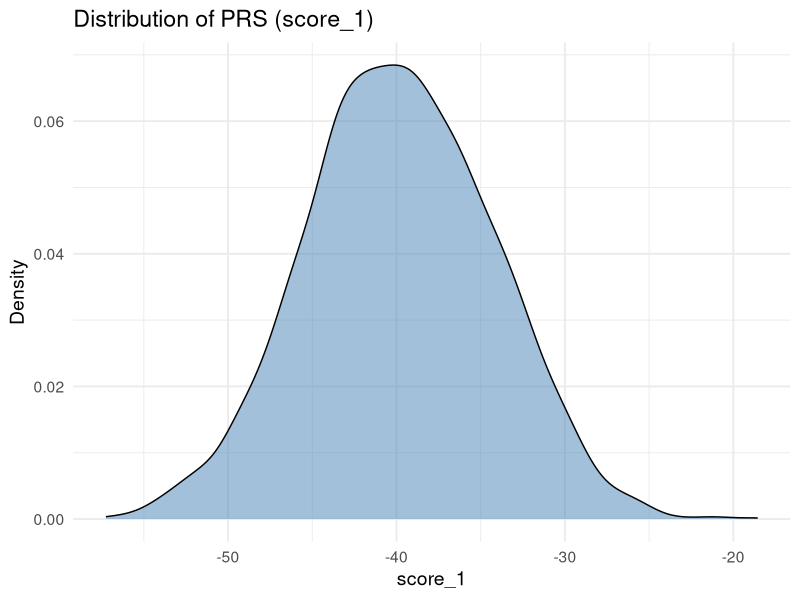
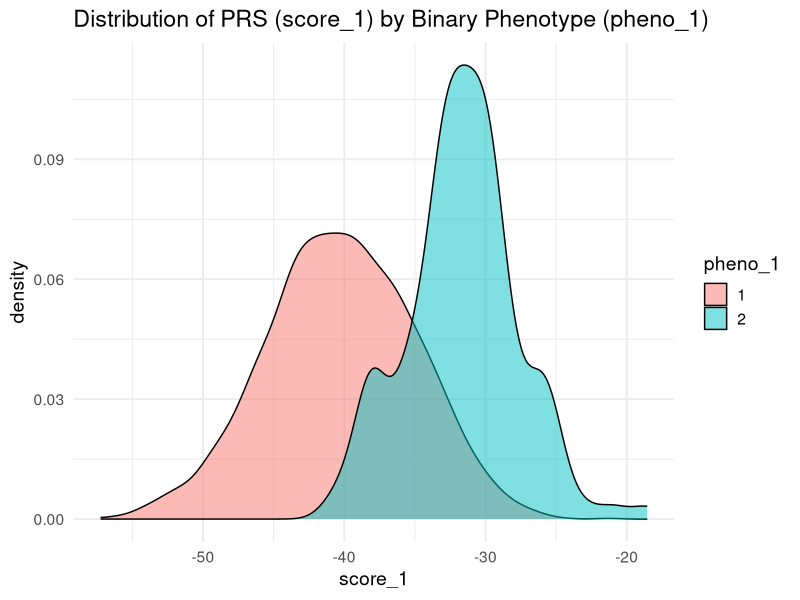
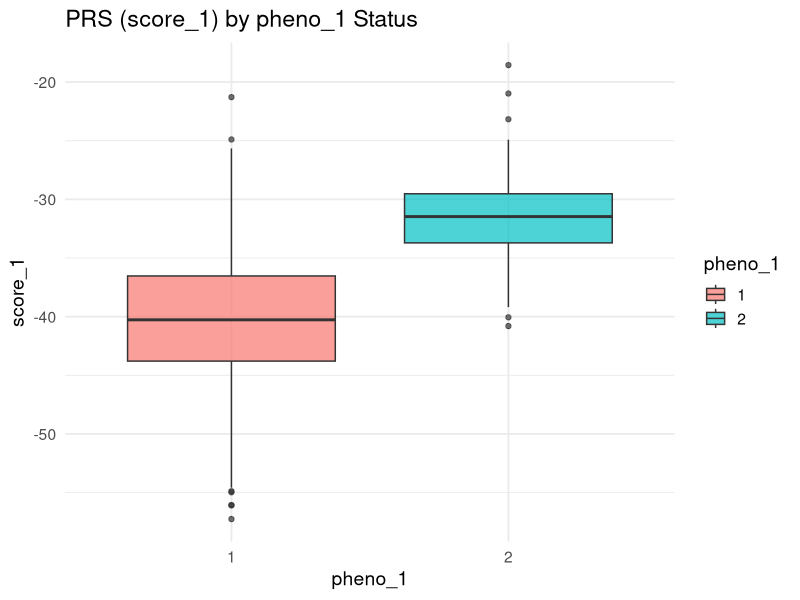
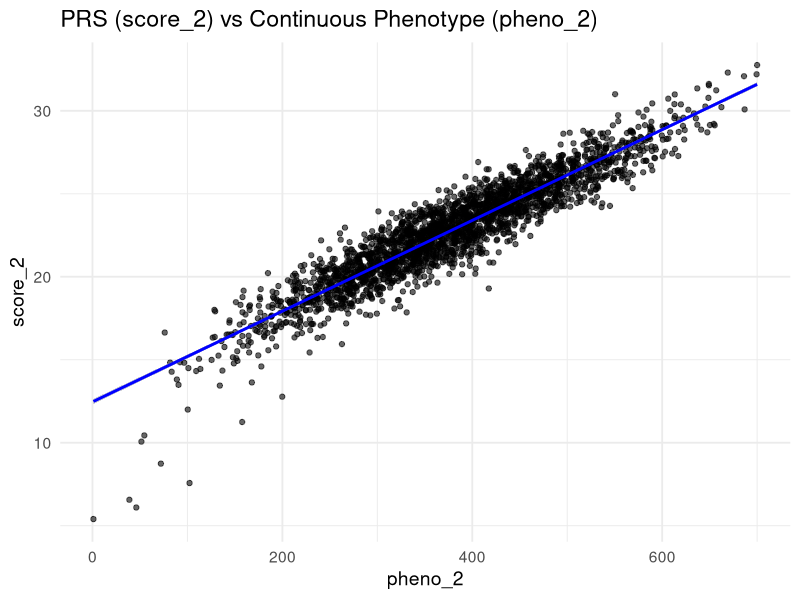
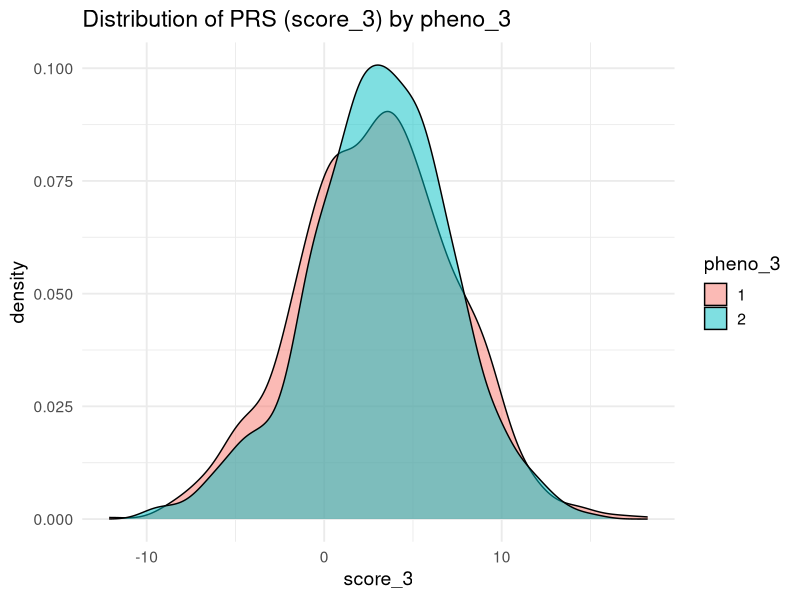
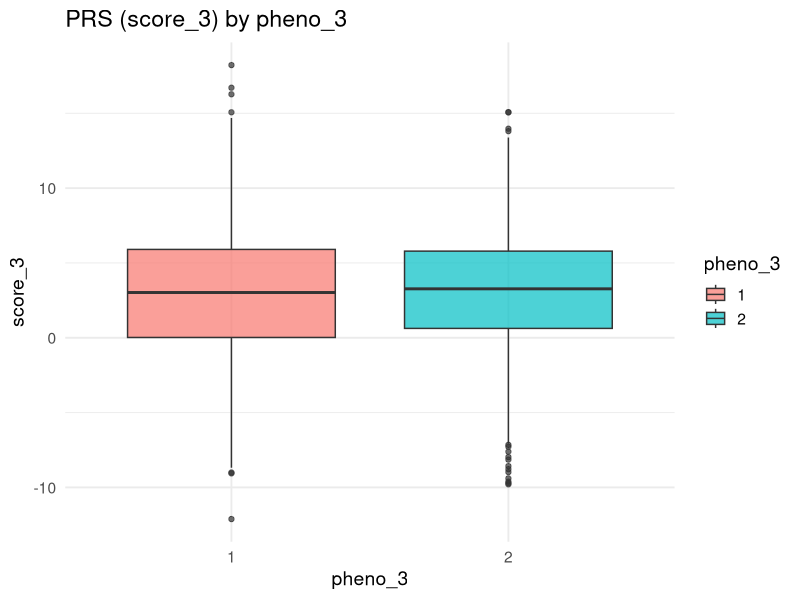
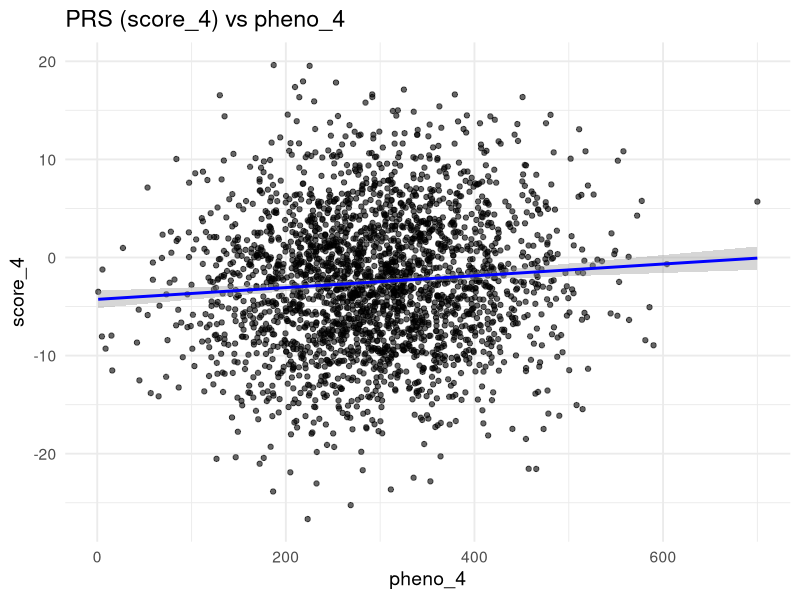

Write R code to recreate these figures, in order.
## ---- chunk 1
# Load necessary libraries
library(ggplot2)
library(dplyr)
library(readr)

# Set a clean theme for all plots
theme_set(theme_minimal(base_size = 14))
## ---- chunk 2
# Read PRS scores and phenotypes
scores <- read_csv("data/scores.txt")
phenos <- read_table("data/phenotypes.txt")

# Check data structure
head(scores)
head(phenos)

# Merge datasets by sample ID
merged <- inner_join(scores, phenos, by = c("sample" = "IID"))

# Check merged dataset
glimpse(merged)
## ---- chunk 3
ggplot(merged, aes(x = score_1)) +
  geom_density(alpha = 0.5, fill = "steelblue") +
  labs(
    title = "Distribution of PRS (score_1)",
    x = "score_1",
    y = "Density"
  )
## ---- chunk 4
ggplot(merged, aes(x = score_1, fill = as.factor(pheno_1))) +
  geom_density(alpha = 0.5) +
  labs(
    title = "Distribution of PRS (score_1) by Binary Phenotype (pheno_1)",
    x = "score_1",
    fill = "pheno_1"
  )
## ---- chunk 5
ggplot(merged, aes(y = score_1, x = as.factor(pheno_1), fill = as.factor(pheno_1))) +
  geom_boxplot(alpha = 0.7) +
  labs(
    title = "PRS (score_1) by pheno_1 Status",
    x = "pheno_1",
    y = "score_1",
    fill = "pheno_1"
  )
## ---- chunk 6
ggplot(merged, aes(x = pheno_2, y = score_2)) +
  geom_point(alpha = 0.6) +
  geom_smooth(method = "lm", se = TRUE, color = "blue") +
  labs(
    title = "PRS (score_2) vs Continuous Phenotype (pheno_2)",
    x = "pheno_2",
    y = "score_2"
  )
## ---- chunk 7
ggplot(merged, aes(x = score_3, fill = as.factor(pheno_3))) +
  geom_density(alpha = 0.5) +
  labs(
    title = "Distribution of PRS (score_3) by pheno_3",
    x = "score_3",
    fill = "pheno_3"
  )
## ---- chunk 8
ggplot(merged, aes(y = score_3, x = as.factor(pheno_3), fill = as.factor(pheno_3))) +
  geom_boxplot(alpha = 0.7) +
  labs(
    title = "PRS (score_3) by pheno_3",
    x = "pheno_3",
    y = "score_3",
    fill = "pheno_3"
  )
## ---- chunk 9
ggplot(merged, aes(x = pheno_4, y = score_4)) +
  geom_point(alpha = 0.6) +
  geom_smooth(method = "lm", se = TRUE, color = "blue") +
  labs(
    title = "PRS (score_4) vs pheno_4",
    x = "pheno_4",
    y = "score_4"
  )
